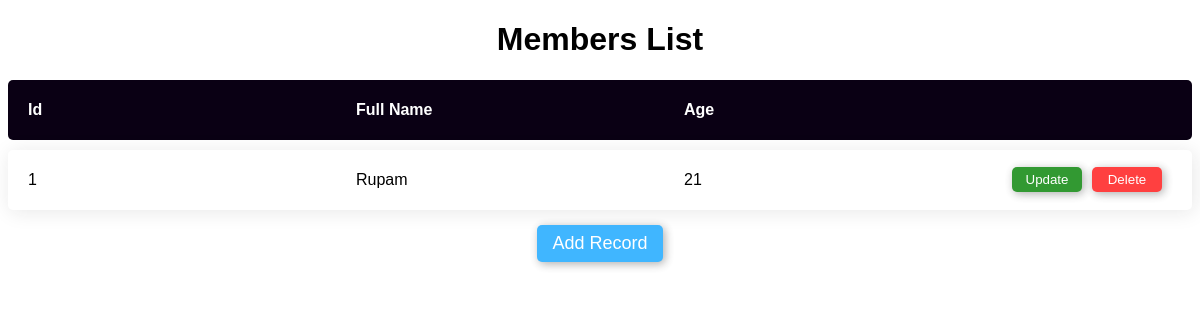
Before: / with the older database file.
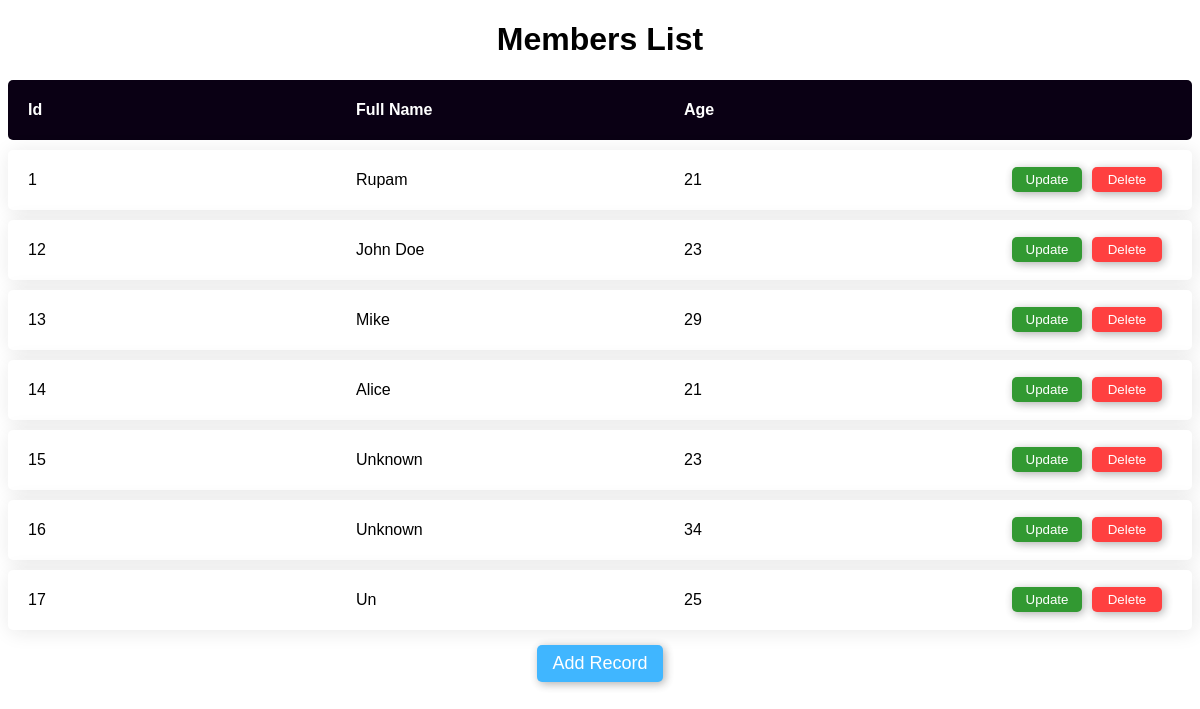
After: the same page with the newer database file.
### members/models.py (models this page shows)
class Members(models.Model):
    fullname = models.CharField(max_length=255)
    age = models.IntegerField()

### members/views.py (the view)
# urls.py: path("", views.index, name="index"),
def index(request):
    template = loader.get_template("index.html")
    member = Members.objects.all().values()
    context = {
        'member' : member,
    }
    return HttpResponse(template.render(context, request))

### members/templates/index.html (shortened to what this page needs)
<!DOCTYPE html>
<html>
    <head>
    </head>
    <body>
        <h1>Members List</h1>
        <div class="header">
            <p class="col col-1">Id</p>
            <p class="col col-2">Full Name</p>
            <p class="col col-3">Age</p>
        </div>
        {% for x in member %}
        <div class="row">
            <p>{{x.id}}</p>
            <p>{{x.fullname}}</p>
            <p>{{x.age}}</p>
            <button class="button-update"><a class="link-delete" href="update/{{x.id}}">Update</a></button>
            <button class="button-delete"><a class="link-delete" href="delete/{{x.id}}">Delete</a></button>
        </div>
        {% endfor %}
        <a class="link-delete" href="add/">
            <button class="button-add">Add Record</button>
        </a>
    </body>
</html>

### members/templates/index.html (style rules this page uses)
body { font-family: Arial; }
h1 { display: grid; place-content: center; }
.header { display:grid; grid-template-columns: 1fr 1fr 1fr 80px 80px; background-color: rgb(10, 0, 20); border-radius: 5px; padding: 5px 20px; color: white; }
.col { font-weight: bold; font-size: 16px; }
.row { display:grid; grid-template-columns: 1fr 1fr 1fr 80px 80px; background-color: #ffffff; box-shadow: 2px 2px 20px rgba(34, 34, 34, 0.1); border-radius: 5px; margin-top: 10px; padding: 5px 20px; }
.button-update { background-color: green; border-style: none; border-radius: 5px; color: white; box-shadow: 2px 2px 10px rgba(0, 0, 0, .4); padding: 5px 5px; opacity: .8; cursor: pointer; transition: opacity .15s; align-items: center; margin-right: 10px; margin-top: auto; margin-bottom: auto; transition: background-color .15s; }
.button-delete { background-color: rgb(255, 17, 17); border-style: none; border-radius: 5px; color: white; box-shadow: 2px 2px 10px rgba(0, 0, 0, .4); padding: 5px 5px; opacity: .8; cursor: pointer; transition: opacity .15s; align-items: center; margin-right: 10px; margin-top: auto; margin-bottom: auto; transition: background-color .15s; }
.button-add { display: block; background-color: rgb(17, 164, 255); border-style: none; border-radius: 5px; color: white; box-shadow: 2px 2px 10px rgba(0, 0, 0, .4); padding: 8px 15px; opacity: .8; font-size: 18px; cursor: pointer; transition: opacity .15s; margin-top: 15px; margin-left: auto; margin-right: auto; }
.link-delete { color: white; text-decoration: none; }

Changed rows visible on the page:
added Members: id "12", fullname "John Doe", age "23"
added Members: id "13", fullname "Mike", age "29"
added Members: id "14", fullname "Alice", age "21"
added Members: id "15", fullname "Unknown", age "23"
added Members: id "16", fullname "Unknown", age "34"
added Members: id "17", fullname "Un", age "25"
